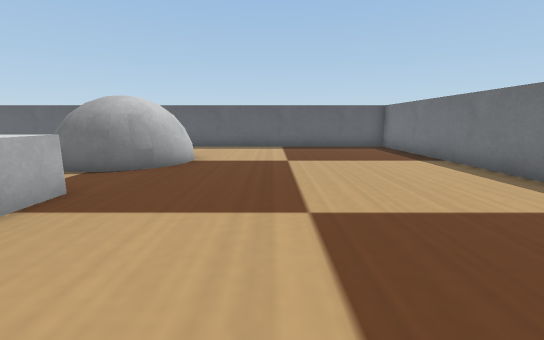
View 1 (above)

14 first-person views from a walk through a Webots world. The camera is 0.06 m above the floor, tilts 10° down and sees 90° across. The floor is counted in squares, 0.05 m on a side. Each view is taken from the middle of a square. On the plan, view 1 faces up. The plan holds only what a view shows up to about 12 squares ahead; the rest is blank. The robots in the file are not drawn. Simple shapes and patterns stand in for the simulator's stock objects.

View 2
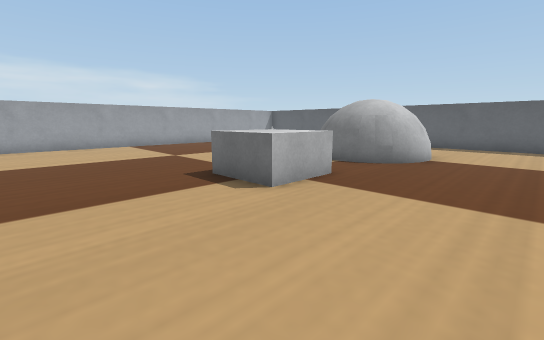

View 3
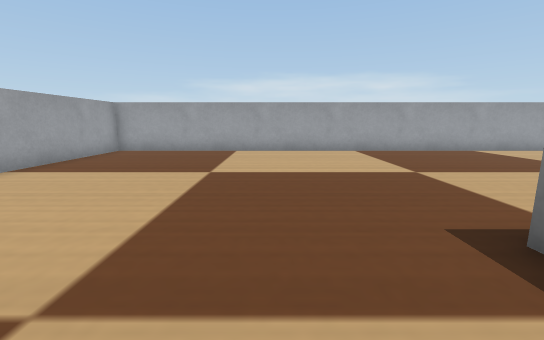

View 4
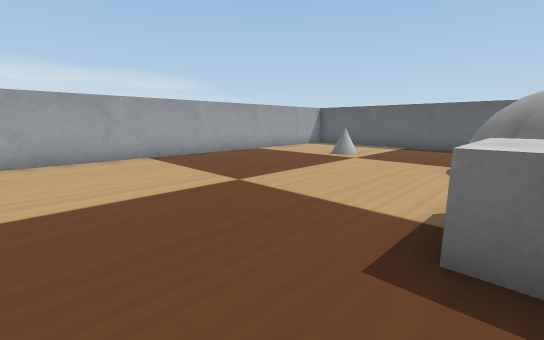

View 5
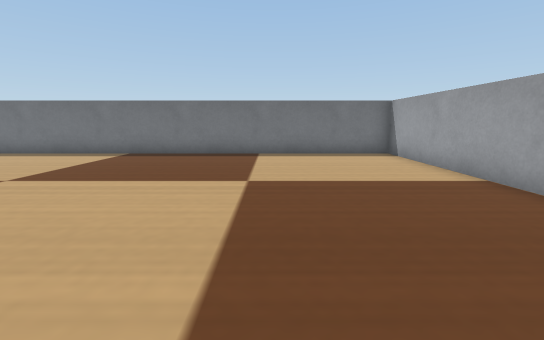

View 6
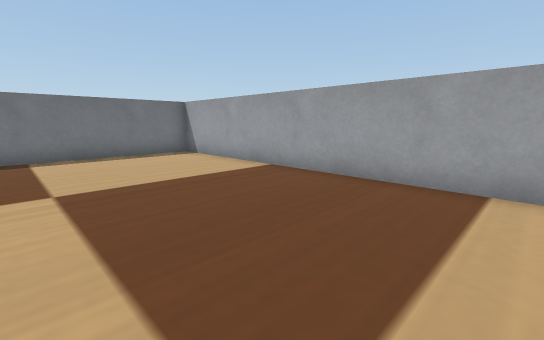

View 7
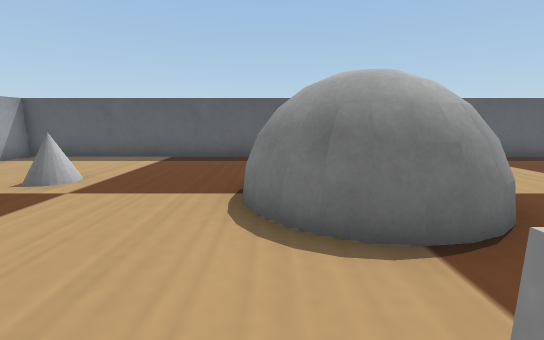

View 8
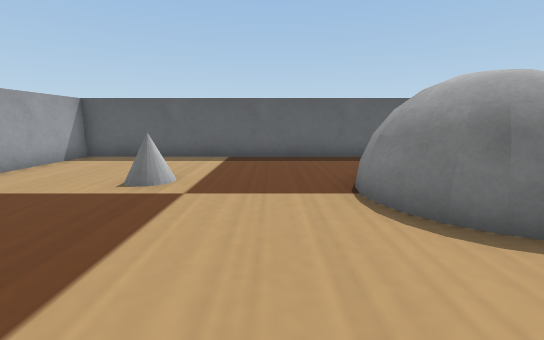

View 9
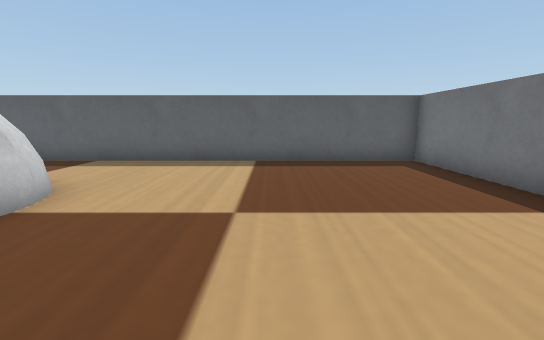

View 10
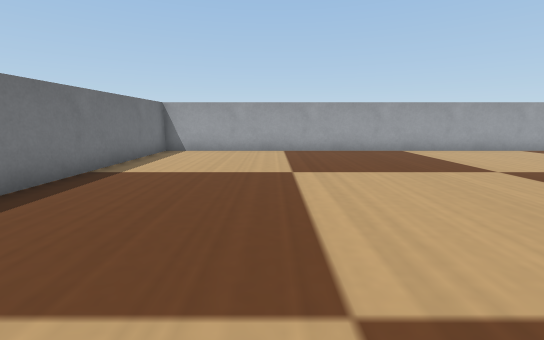

View 11
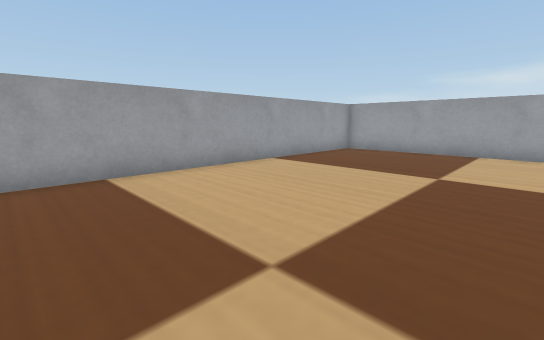

View 12
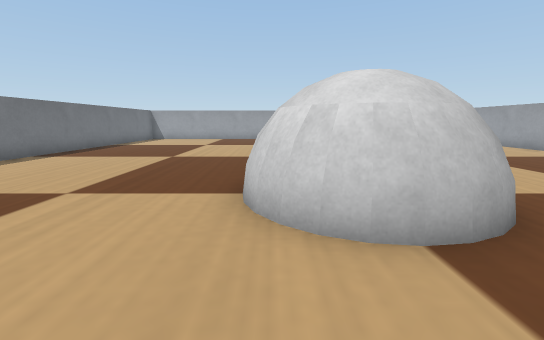

View 13
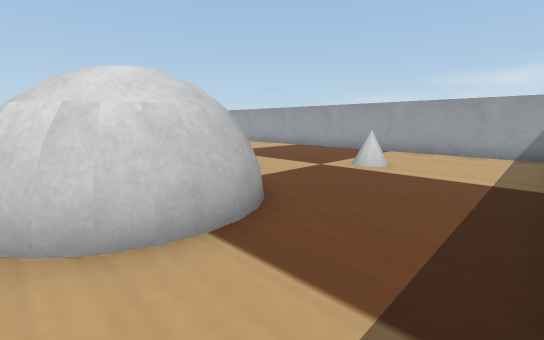

View 14
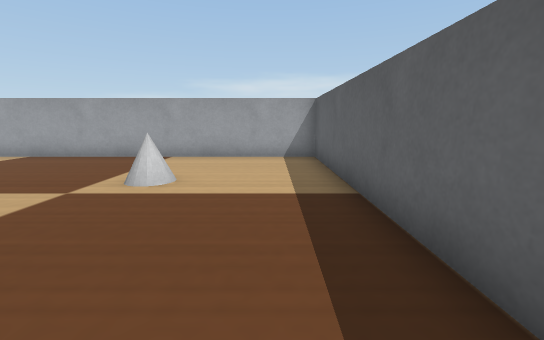

### Floor plan
Points are (right, up) in squares from view 1. A wall is a line through its corners. A room is listed if a view was taken in it or the views show most of it. See-through windows are left out.
Room 1 (views 1, 2, 3, 4, 5, 6, 7, 8, 9, 10, 11, 12, 13, 14)
walls: (-14.5, -6.5) (5.5, -6.5) (5.5, 13.5) (-14.5, 13.5) (-14.5, -6.5)
objects: cone (-11, 9) to (-10, 10); grey ball (-6, 7) to (-3, 10); white box (-5, 3) to (-4, 4)

Where each view was taken, in squares from view 1:
view 1: 0 up, 0 right, facing up
view 2: 1 down, 0 right, facing up-left
view 3: 0 up, 3 left, facing left
view 4: 0 up, 5 left, facing up-left
view 5: 2 down, 5 left, facing right
view 6: 1 down, 5 left, facing down-right
view 7: 4 up, 6 left, facing up
view 8: 4 up, 8 left, facing up
view 9: 5 up, 1 right, facing up
view 10: 5 up, 1 right, facing down
view 11: 0 up, 3 left, facing down-left
view 12: 13 up, 3 left, facing down
view 13: 13 up, 3 left, facing down-left
view 14: 12 up, 5 left, facing left
